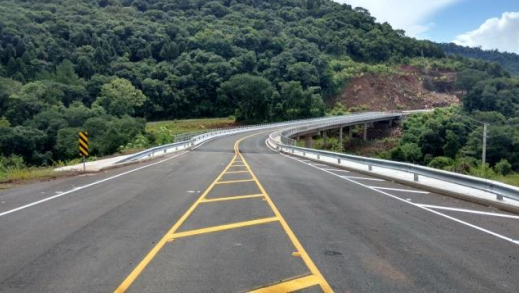
#> input picture Aula 03/imagens/ponte_colorida.png, 519 x 293 px, found by its file name
$ python histograma_color_ex01.py
#> lines starting #> are read from the running program, lines starting #| are printed output that depends on the picture
# -*- coding: utf-8 -*-
from matplotlib import pyplot as plt
import numpy as np
import cv2


img = cv2.imread('./images/ponte_colorida.png')
#> img is the input picture: shape (293, 519, 3); mean B, G, R 102.6, 106.9, 99.2

# Exibindo a imagem carregada
cv2.imshow('Input image', img)


#Separa os canais
canais = cv2.split(img)
cores = ("b", "g", "r")

plt.figure()
plt.title("'Histograma Colorido")
plt.xlabel("Intensidade")
plt.ylabel("Número de Pixels")

for canal, cor in zip(canais, cores):
        #Este loop executa 3 vezes, uma para cada canal
        hist = cv2.calcHist([canal], [0], None, [256], [0, 256])
        plt.plot(hist, cor)
        plt.xlim([0, 256])
#> this loop made 3 passes
#> cor on passes 1 to 3: 'b', 'g', 'r'
plt.figure()
plt.show()
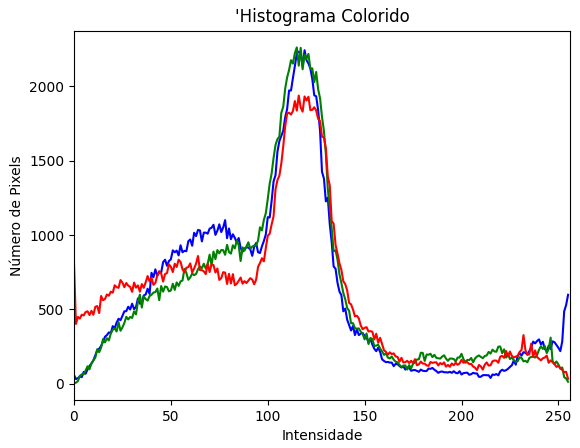
#> figure drawn by matplotlib, 1 panel; curve peaks at x = 119, y = 2243; curve peaks at x = 115, y = 2262; curve peaks at x = 116, y = 1938
cv2.waitKey(0)
